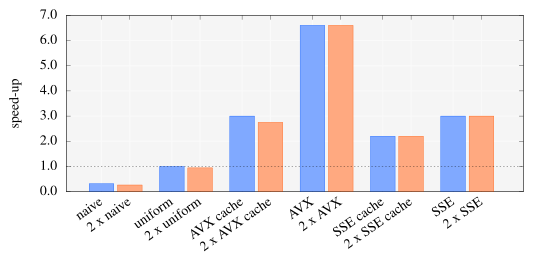

Reproduce this figure in gnuplot.
set datafile separator ','
set size 2,1
unset key
# set key left
# set yr [0:0.5]
set yrange [0:0.001 < * < 1000]
# set ytics 0.25
set xr [-0.5:6]
set xtics rotate by 35 right
set yl "speed-up"
set format y "%.1f"
bs = 0.35
scale = 0.33
plot \
  "monte_carlo_pi_laptop.dat" every 2:::3::3 u 0:(scale/$2):(bs):xtic(1) with boxes fs solid 0.5 lc rgb "#0055ff" title "single instance",\
  "" every 2::1:3::3 u ($0+1.15*bs):(scale/$2):(bs):xtic(1) with boxes fs solid 0.5 lc rgb "#ff5500" title "double instance",\
  1 with l dt 2 lc black notitle,\
